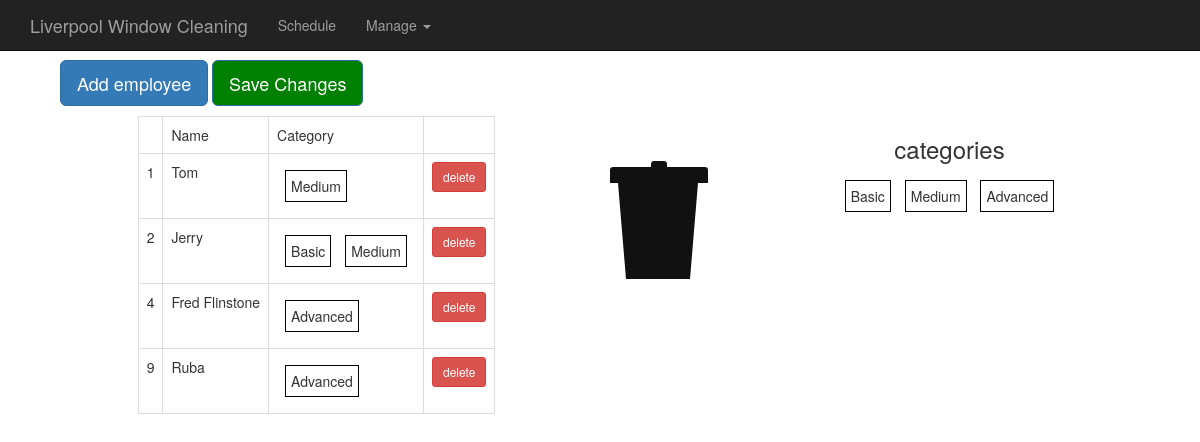
The page /employees on the database its author committed.
### daily/models.py (models this page shows, shortened)
class Employee(models.Model):
  name = models.CharField(max_length=100)
  category = models.ManyToManyField(Category)

class Category(models.Model):
  name = models.CharField(max_length=100)

### daily/views.py (the view)
# urls.py: url(r'^employees', views.manage_employees, name="employees"),
def manage_employees(request):
  employees = Employee.objects.all()
  categories = Category.objects.all()
  context = {'employees': employees, 'cats': categories}
  return render(request, 'daily/employees.html', context)

### daily/templates/daily/employees.html (shortened to what this page needs)
{% extends 'daily/base.html' %}
{% load static %}
{% block content %}
        <div id="form-fields">
          <button type="button" class="btn btn-primary btn-lg"
            id="new-emp-button" onclick="addEmployee()">Add employee</button>
          <button type="button" class="btn btn-primary btn-lg"
            id="save-button" onclick="updateEmployees()">Save Changes</button>
        </div>
        <div class="h-box">
          <table class="table table-bordered" id="general-table">
            <tbody>
              <tr>
                <td> </td>
                <td>Name</td>
                <td>Category</td>
                <td></td>
              </tr>
              {% for emp in employees.all %}
              <tr class="emp" id={{ emp.id }}>
                <td>{{ emp.id }}</td>
                <td class="emp-name-td">{{ emp.name }}</td>
                <td>
                  <ol class='sortable_with_drop cat_list'>
                    {% for cat in emp.category.all %}
                    <li class="flex-li cat">{{ cat.name }}</li>
                      {% endfor %}
                  </ol>
                </td>
                <td>
                  <button type="button" class="btn btn-sm btn-danger
                    delete">delete</button>
                </td>
              </tr>
              {% endfor %}
            </tbody>
          </table>
          <ol class='trash category_trash'>
            <li>
                <div class="lid"></div>
                <div class="lidcap"></div>
                <div class="bin"></div>
                </li>
              </ol>
          <div class="v-box" id="sources">
            <div class="cats-list">
            <h3>categories</h3>
            <ol class='sortable_with_no_drop' id="cats-source">
              {% for cat in cats.all %}
              <li class="flex-li category">{{ cat.name }}</li>
              {% endfor %}
            </ol>
          </div>
          </div>
        </div>
      </body>
      {% endblock %}

### daily/static/daily/daily.css (style rules this page uses)
h3 { text-align: center; }
.flex-li { white-space: nowrap; border: 1px solid black; padding: 5px; margin: 5px 5px 5px 5px; width: auto; text-align: center; display: inline-block; }
.h-box { //margin-left: 0px; //margin-right: auto; //max-width: 1000px; padding: 0; list-style: none; display: -webkit-box; display: -moz-box; display: -ms-flexbox; display: -webkit-flex; display: flex; flex-direction: row; justify-content: space-between; }
.v-box { //max-width: 30%; // float: right; padding: 0; margin: auto; list-style: none; display: -webkit-box; display: -moz-box; display: -ms-flexbox; display: -webkit-flex; display: flex; flex-direction: column; }
#sources { margin: 0 auto; order: 3; }
#form-fields { padding: 10px; flex: 1 100%; }
#save-button { background: green; }
#general-table { float: left; width: auto; margin: 0 auto; }
ol { display: inline-block; -webkit-padding-start: 0px; list-style-type: none; //height: 100%; width: 100%; min-height: 30px; margin: 3px; }
ol li { float: center; }
body { padding: 50px; margin: auto; }

### daily/static/daily/trash.css (style rules this page uses)
.trash { background: #ffffff; position: relative; width: 160px; height: 160px; //margin: 50px auto 0; border-radius: 4px; transition: box-shadow .2s ease; }
.lidcap, .lid, .bin { position: absolute; }
.lidcap, .lid { border-top-left-radius: 3.2px; border-top-right-radius: 3.2px; background: #111; transition: transform .2s linear, margin .2s linear; }
.lidcap { bottom: 110.4px; left: 65px; height: 8px; width: 16px; }
.lid { bottom: 96px; left: 24px; width: 98px; height: 16px; }
.bin { bottom: 0; left: 32px; width: 80px; border-top: 96px solid #111; border-left: 8px solid transparent; border-right: 8px solid transparent; }

### rows shown on the page
Employee: id "1", name "Tom"
Category: name "Medium"
Employee: id "2", name "Jerry"
Category: name "Basic"
Employee: id "4", name "Fred Flinstone"
Category: name "Advanced"
Employee: id "9", name "Ruba"
